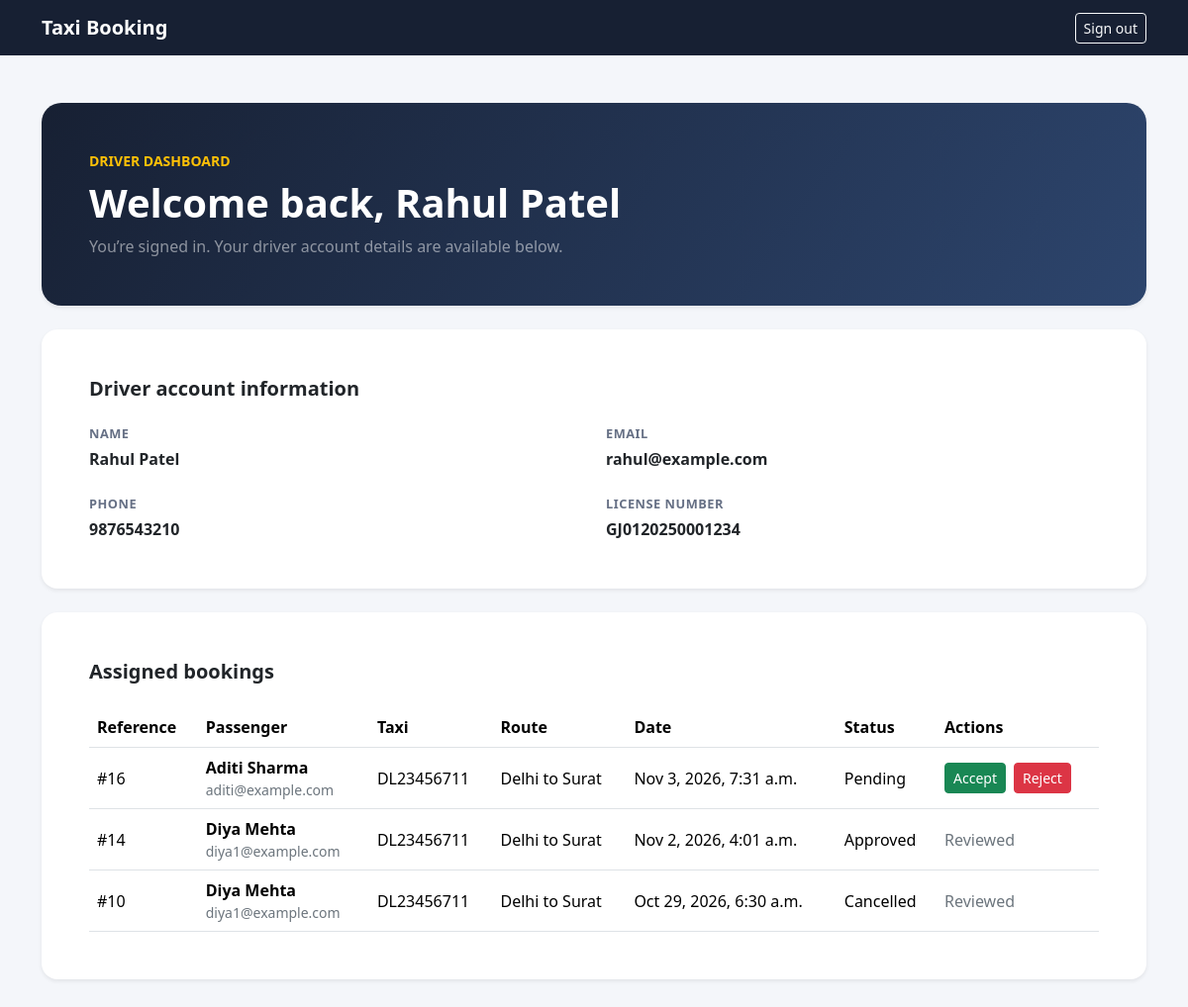
The page /driver/dashboard/ (signed in) on the database its author committed.
### core/models.py (models this page shows, shortened)
class Driver(models.Model):
    name = models.CharField(max_length=100)
    email = models.EmailField(unique=True)
    license_number = models.CharField(
        max_length=50,
        unique=True
    )
    mobile = models.CharField(max_length=15)
    taxi_number = models.CharField(max_length=20, blank=True)
    password = models.CharField(max_length=128)

class Booking(models.Model):
    STATUS_CHOICES = [
        ('Pending', 'Pending'),
        ('Approved', 'Approved'),
        ('Rejected', 'Rejected'),
        ('Cancelled', 'Cancelled'),
    ]
    user = models.ForeignKey(
        'core.User',
        on_delete=models.CASCADE,
        related_name='bookings'
    )
    taxi = models.ForeignKey(
        'core.Taxi',
        on_delete=models.CASCADE,
        related_name='bookings'
    )
    date = models.DateTimeField(auto_now_add=True)
    status = models.CharField(
        max_length=20,
        choices=STATUS_CHOICES,
        default='Pending'
    )

class User(models.Model):
    name = models.CharField(max_length=100)
    email = models.EmailField(unique=True)
    mobile = models.CharField(max_length=15)
    password = models.CharField(max_length=128)
    class Meta:
        ordering = ['name']

class Taxi(models.Model):
    number = models.CharField(max_length=20, unique=True)
    type = models.CharField(max_length=50)
    source = models.CharField(max_length=100)
    destination = models.CharField(max_length=100)
    price = models.DecimalField(max_digits=10, decimal_places=2)
    availability = models.BooleanField(default=True)
    driver = models.ForeignKey(
        Driver,
        on_delete=models.CASCADE,
        related_name='taxis',
    )

### core/views.py (the view)
def driver_dashboard(request):
    driver_id = request.session.get('driver_user_id')
    if driver_id is None:
        return redirect('driver_login')
    driver = Driver.objects.filter(pk=driver_id).first()
    if driver is None:
        request.session.pop('driver_user_id', None)
        messages.info(request, 'Please sign in to continue.')
        return redirect('driver_login')
    bookings = Booking.objects.filter(
        taxi__driver=driver,
    ).select_related('user', 'taxi').order_by('-date')
    page_obj = Paginator(bookings, 10).get_page(request.GET.get('page'))
    return render(request, 'core/driver_dashboard.html', {
        'driver': driver,
        'bookings': page_obj.object_list,
        'page_obj': page_obj,
    })

### core/templates/core/driver_dashboard.html (shortened to what this page needs)
<!DOCTYPE html>
<html lang="en">
<head>
    <link href="https://cdn.jsdelivr.net/npm/bootstrap@5.3.3/dist/css/bootstrap.min.css"
          rel="stylesheet">
</head>
<body>
<nav class="navbar navbar-dark dashboard-navbar">
    <div class="container">
        <a class="navbar-brand fw-bold" href="{% url 'driver_dashboard' %}">
            Taxi Booking
        </a>
        <form method="post" action="{% url 'driver_logout' %}">
            <button type="submit" class="btn btn-outline-light btn-sm">
                Sign out
            </button>
        </form>
    </div>
</nav>
<main class="container py-4 py-md-5">
    <section class="card welcome-card shadow-sm mb-4">
        <div class="card-body p-4 p-md-5">
            <p class="small fw-semibold text-uppercase text-warning mb-2">
                Driver dashboard
            </p>
            <h1 class="display-6 fw-bold mb-2">
                Welcome back, {{ driver.name }}
            </h1>
            <p class="text-white-50 mb-0">
                You’re signed in. Your driver account details are available below.
            </p>
        </div>
    </section>
    <section class="card content-card shadow-sm" aria-labelledby="account-heading">
        <div class="card-body p-4 p-md-5">
            <h2 id="account-heading" class="h5 fw-bold mb-4">
                Driver account information
            </h2>
            <div class="row g-4">
                <div class="col-12 col-md-6">
                    <div class="detail-label mb-1">Name</div>
                    <div class="fw-semibold">{{ driver.name }}</div>
                </div>
                <div class="col-12 col-md-6">
                    <div class="detail-label mb-1">Email</div>
                    <div class="fw-semibold">{{ driver.email }}</div>
                </div>
                <div class="col-12 col-md-6">
                    <div class="detail-label mb-1">Phone</div>
                    <div class="fw-semibold">{{ driver.mobile }}</div>
                </div>
                <div class="col-12 col-md-6">
                    <div class="detail-label mb-1">License number</div>
                    <div class="fw-semibold">{{ driver.license_number }}</div>
                </div>
            </div>
        </div>
    </section>
    <section class="card content-card shadow-sm mt-4" aria-labelledby="bookings-heading">
        <div class="card-body p-4 p-md-5">
            <h2 id="bookings-heading" class="h5 fw-bold mb-4">
                Assigned bookings
            </h2>
            {% if bookings %}
                <div class="table-responsive">
                    <table class="table align-middle mb-0">
                        <thead>
                            <tr>
                                <th>Reference</th>
                                <th>Passenger</th>
                                <th>Taxi</th>
                                <th>Route</th>
                                <th>Date</th>
                                <th>Status</th>
                                <th>Actions</th>
                            </tr>
                        </thead>
                        <tbody>
                            {% for booking in bookings %}
                                <tr>
                                    <td>#{{ booking.id }}</td>
                                    <td>
                                        <div class="fw-semibold">{{ booking.user.name }}</div>
                                        <div class="small text-secondary">{{ booking.user.email }}</div>
                                    </td>
                                    <td>{{ booking.taxi.number }}</td>
                                    <td>{{ booking.taxi.source }} to {{ booking.taxi.destination }}</td>
                                    <td>{{ booking.date|date:"M j, Y, g:i a" }}</td>
                                    <td>{{ booking.status }}</td>
                                    <td>
                                        {% if booking.status == 'Pending' %}
                                            <div class="d-flex gap-2">
                                                <form method="post"
                                                      action="{% url 'driver_booking_accept' booking.pk %}">
                                                    <button type="submit"
                                                            class="btn btn-success btn-sm">
                                                        Accept
                                                    </button>
                                                </form>
                                                <form method="post"
                                                      action="{% url 'driver_booking_reject' booking.pk %}">
                                                    <button type="submit"
                                                            class="btn btn-danger btn-sm">
                                                        Reject
                                                    </button>
                                                </form>
                                            </div>
                                        {% else %}
                                            <span class="text-secondary">Reviewed</span>
                                        {% endif %}
                                    </td>
                                </tr>
                            {% endfor %}
                        </tbody>
                    </table>
                </div>
            {% else %}
                <p class="text-secondary mb-0">You have no assigned bookings.</p>
            {% endif %}
        </div>
    </section>
</main>
</body>
</html>

### core/templates/core/driver_dashboard.html (style rules this page uses)
body { background: #f4f6fa; color: #182235; }
.dashboard-navbar { background: #172033; }
.welcome-card { background: linear-gradient(125deg, #172033, #2d456d); border: 0; border-radius: 1.25rem; color: #fff; }
.content-card { border: 0; border-radius: 1rem; }
.detail-label { color: #667085; font-size: 0.8rem; font-weight: 600; letter-spacing: 0.04em; text-transform: uppercase; }

### rows shown on the page
Driver: name "Rahul Patel", email "rahul@example.com", mobile "9876543210", license_number "GJ0120250001234"
Booking: id "16", user.name "Aditi Sharma", user.email "aditi@example.com", taxi.number "DL23456711", taxi.source "Delhi", taxi.destination "Surat", date "Nov 3, 2026, 7:31 a.m.", status "Pending", shows "Accept"
Booking: id "14", user.name "Diya Mehta", user.email "diya1@example.com", taxi.number "DL23456711", taxi.source "Delhi", taxi.destination "Surat", date "Nov 2, 2026, 4:01 a.m.", status "Approved", shows "Reviewed"
Booking: id "10", user.name "Diya Mehta", user.email "diya1@example.com", taxi.number "DL23456711", taxi.source "Delhi", taxi.destination "Surat", date "Oct 29, 2026, 6:30 a.m.", status "Cancelled", shows "Reviewed"
